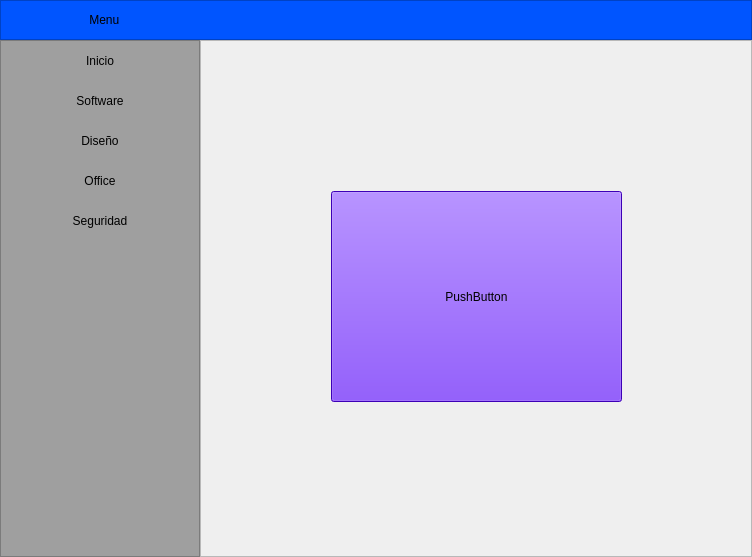
<?xml version="1.0" encoding="UTF-8"?>
<ui version="4.0">
 <class>MainWindow</class>
 <widget class="QMainWindow" name="MainWindow">
  <property name="geometry">
   <rect>
    <x>0</x>
    <y>0</y>
    <width>752</width>
    <height>557</height>
   </rect>
  </property>
  <property name="windowTitle">
   <string>MainWindow</string>
  </property>
  <widget class="QWidget" name="centralwidget">
   <property name="minimumSize">
    <size>
     <width>0</width>
     <height>40</height>
    </size>
   </property>
   <layout class="QVBoxLayout" name="verticalLayout">
    <property name="spacing">
     <number>0</number>
    </property>
    <property name="leftMargin">
     <number>0</number>
    </property>
    <property name="topMargin">
     <number>0</number>
    </property>
    <property name="rightMargin">
     <number>0</number>
    </property>
    <property name="bottomMargin">
     <number>0</number>
    </property>
    <item>
     <widget class="QFrame" name="BarraHerramientas">
      <property name="minimumSize">
       <size>
        <width>0</width>
        <height>40</height>
       </size>
      </property>
      <property name="maximumSize">
       <size>
        <width>16777215</width>
        <height>40</height>
       </size>
      </property>
      <property name="styleSheet">
       <string notr="true">background-color: rgb(0, 85, 255);</string>
      </property>
      <property name="frameShape">
       <enum>QFrame::StyledPanel</enum>
      </property>
      <property name="frameShadow">
       <enum>QFrame::Raised</enum>
      </property>
      <layout class="QHBoxLayout" name="horizontalLayout_2">
       <property name="spacing">
        <number>4</number>
       </property>
       <property name="leftMargin">
        <number>0</number>
       </property>
       <property name="topMargin">
        <number>0</number>
       </property>
       <property name="rightMargin">
        <number>0</number>
       </property>
       <property name="bottomMargin">
        <number>0</number>
       </property>
       <item>
        <widget class="QPushButton" name="btnMenu">
         <property name="minimumSize">
          <size>
           <width>200</width>
           <height>35</height>
          </size>
         </property>
         <property name="maximumSize">
          <size>
           <width>16777215</width>
           <height>35</height>
          </size>
         </property>
         <property name="styleSheet">
          <string notr="true">QPushButton
{
border:0px;
}

QPushButton:hover
{
border:2px solid #949494;
background-color: #ff0000;
}






</string>
         </property>
         <property name="text">
          <string>  Menu</string>
         </property>
         <property name="icon">
          <iconset>
           <normaloff>Imajenes e iconos/barra-de-menus.png</normaloff>Imajenes e iconos/barra-de-menus.png</iconset>
         </property>
         <property name="iconSize">
          <size>
           <width>32</width>
           <height>32</height>
          </size>
         </property>
        </widget>
       </item>
       <item>
        <spacer name="horizontalSpacer">
         <property name="orientation">
          <enum>Qt::Horizontal</enum>
         </property>
         <property name="sizeHint" stdset="0">
          <size>
           <width>383</width>
           <height>17</height>
          </size>
         </property>
        </spacer>
       </item>
       <item>
        <widget class="QPushButton" name="btnMinimisar">
         <property name="maximumSize">
          <size>
           <width>16777215</width>
           <height>35</height>
          </size>
         </property>
         <property name="styleSheet">
          <string notr="true">QPushButton
{
border:0px;
}

QPushButton:hover
{
border:5px solid #949494;
background-color: #ff0000;
}



</string>
         </property>
         <property name="text">
          <string/>
         </property>
         <property name="icon">
          <iconset>
           <normaloff>Imajenes e iconos/minimizar.png</normaloff>Imajenes e iconos/minimizar.png</iconset>
         </property>
         <property name="iconSize">
          <size>
           <width>32</width>
           <height>32</height>
          </size>
         </property>
        </widget>
       </item>
       <item>
        <widget class="QPushButton" name="btnRestaurar">
         <property name="maximumSize">
          <size>
           <width>16777215</width>
           <height>35</height>
          </size>
         </property>
         <property name="styleSheet">
          <string notr="true">QPushButton
{
border:0px;
}

QPushButton:hover
{
border:5px solid #949494;
background-color: #ff0000;
}


</string>
         </property>
         <property name="text">
          <string/>
         </property>
         <property name="icon">
          <iconset>
           <normaloff>Imajenes e iconos/restaurar.png</normaloff>Imajenes e iconos/restaurar.png</iconset>
         </property>
         <property name="iconSize">
          <size>
           <width>32</width>
           <height>32</height>
          </size>
         </property>
        </widget>
       </item>
       <item>
        <widget class="QPushButton" name="btnMaximisar">
         <property name="maximumSize">
          <size>
           <width>16777215</width>
           <height>35</height>
          </size>
         </property>
         <property name="styleSheet">
          <string notr="true">QPushButton
{
border:0px;
}

QPushButton:hover
{
border:5px solid #949494;
background-color: #ff0000;
}


</string>
         </property>
         <property name="text">
          <string/>
         </property>
         <property name="icon">
          <iconset>
           <normaloff>Imajenes e iconos/maximizar.png</normaloff>Imajenes e iconos/maximizar.png</iconset>
         </property>
         <property name="iconSize">
          <size>
           <width>32</width>
           <height>32</height>
          </size>
         </property>
        </widget>
       </item>
       <item>
        <widget class="QPushButton" name="btnCerrar">
         <property name="maximumSize">
          <size>
           <width>16777215</width>
           <height>35</height>
          </size>
         </property>
         <property name="styleSheet">
          <string notr="true">QPushButton
{
border:0px;
}

QPushButton:hover
{
border:5px solid #949494;
background-color: #ff0000;
}


</string>
         </property>
         <property name="text">
          <string/>
         </property>
         <property name="icon">
          <iconset>
           <normaloff>Imajenes e iconos/cerrar.png</normaloff>Imajenes e iconos/cerrar.png</iconset>
         </property>
         <property name="iconSize">
          <size>
           <width>32</width>
           <height>32</height>
          </size>
         </property>
        </widget>
       </item>
      </layout>
     </widget>
    </item>
    <item>
     <widget class="QFrame" name="windows">
      <property name="frameShape">
       <enum>QFrame::NoFrame</enum>
      </property>
      <property name="frameShadow">
       <enum>QFrame::Sunken</enum>
      </property>
      <property name="lineWidth">
       <number>0</number>
      </property>
      <layout class="QHBoxLayout" name="horizontalLayout">
       <property name="spacing">
        <number>0</number>
       </property>
       <property name="sizeConstraint">
        <enum>QLayout::SetDefaultConstraint</enum>
       </property>
       <property name="leftMargin">
        <number>0</number>
       </property>
       <property name="topMargin">
        <number>0</number>
       </property>
       <property name="rightMargin">
        <number>0</number>
       </property>
       <property name="bottomMargin">
        <number>0</number>
       </property>
       <item>
        <widget class="QFrame" name="Menu">
         <property name="minimumSize">
          <size>
           <width>200</width>
           <height>0</height>
          </size>
         </property>
         <property name="maximumSize">
          <size>
           <width>0</width>
           <height>16777215</height>
          </size>
         </property>
         <property name="styleSheet">
          <string notr="true">QFrame{
background-color: rgb(159, 159, 159);
}

QPushButton{
background-color: rgb(159, 159, 159);
border-top-left-radius: 20px;
border-bottom-left-radius:20px;
border-top-right-radius: 20px;
border-bottom-right-radius:20px}

QPushButton:hover{
background-color: rgb(255, 255, 255);
border-top-left-radius: 20px;
border-bottom-left-radius:20px;
border-top-right-radius: 20px;
border-bottom-right-radius:20px
}</string>
         </property>
         <property name="frameShape">
          <enum>QFrame::StyledPanel</enum>
         </property>
         <property name="frameShadow">
          <enum>QFrame::Raised</enum>
         </property>
         <layout class="QVBoxLayout" name="verticalLayout_3">
          <property name="spacing">
           <number>0</number>
          </property>
          <property name="leftMargin">
           <number>0</number>
          </property>
          <property name="topMargin">
           <number>0</number>
          </property>
          <property name="rightMargin">
           <number>0</number>
          </property>
          <property name="bottomMargin">
           <number>0</number>
          </property>
          <item>
           <widget class="QPushButton" name="Inicio">
            <property name="minimumSize">
             <size>
              <width>0</width>
              <height>40</height>
             </size>
            </property>
            <property name="maximumSize">
             <size>
              <width>16777215</width>
              <height>40</height>
             </size>
            </property>
            <property name="text">
             <string>Inicio</string>
            </property>
            <property name="icon">
             <iconset>
              <normaloff>Imajenes e iconos/pagina-de-inicio.png</normaloff>Imajenes e iconos/pagina-de-inicio.png</iconset>
            </property>
            <property name="iconSize">
             <size>
              <width>32</width>
              <height>32</height>
             </size>
            </property>
           </widget>
          </item>
          <item>
           <widget class="QPushButton" name="Software">
            <property name="minimumSize">
             <size>
              <width>0</width>
              <height>40</height>
             </size>
            </property>
            <property name="maximumSize">
             <size>
              <width>16777215</width>
              <height>40</height>
             </size>
            </property>
            <property name="text">
             <string>Software</string>
            </property>
            <property name="icon">
             <iconset>
              <normaloff>Imajenes e iconos/lenguaje-de-codificacion.png</normaloff>Imajenes e iconos/lenguaje-de-codificacion.png</iconset>
            </property>
            <property name="iconSize">
             <size>
              <width>32</width>
              <height>32</height>
             </size>
            </property>
           </widget>
          </item>
          <item>
           <widget class="QPushButton" name="Diseno">
            <property name="minimumSize">
             <size>
              <width>0</width>
              <height>40</height>
             </size>
            </property>
            <property name="maximumSize">
             <size>
              <width>16777215</width>
              <height>40</height>
             </size>
            </property>
            <property name="text">
             <string>Diseño</string>
            </property>
            <property name="icon">
             <iconset>
              <normaloff>Imajenes e iconos/diseno-grafico.png</normaloff>Imajenes e iconos/diseno-grafico.png</iconset>
            </property>
            <property name="iconSize">
             <size>
              <width>32</width>
              <height>32</height>
             </size>
            </property>
           </widget>
          </item>
          <item>
           <widget class="QPushButton" name="Office">
            <property name="minimumSize">
             <size>
              <width>0</width>
              <height>40</height>
             </size>
            </property>
            <property name="maximumSize">
             <size>
              <width>16777215</width>
              <height>40</height>
             </size>
            </property>
            <property name="text">
             <string>Office</string>
            </property>
            <property name="icon">
             <iconset>
              <normaloff>Imajenes e iconos/office.png</normaloff>Imajenes e iconos/office.png</iconset>
            </property>
            <property name="iconSize">
             <size>
              <width>32</width>
              <height>32</height>
             </size>
            </property>
           </widget>
          </item>
          <item>
           <widget class="QPushButton" name="Seguridad">
            <property name="minimumSize">
             <size>
              <width>0</width>
              <height>40</height>
             </size>
            </property>
            <property name="maximumSize">
             <size>
              <width>16777215</width>
              <height>40</height>
             </size>
            </property>
            <property name="text">
             <string>Seguridad</string>
            </property>
            <property name="icon">
             <iconset>
              <normaloff>Imajenes e iconos/seguridad-informatica.png</normaloff>Imajenes e iconos/seguridad-informatica.png</iconset>
            </property>
            <property name="iconSize">
             <size>
              <width>32</width>
              <height>32</height>
             </size>
            </property>
           </widget>
          </item>
          <item>
           <spacer name="verticalSpacer">
            <property name="orientation">
             <enum>Qt::Vertical</enum>
            </property>
            <property name="sizeHint" stdset="0">
             <size>
              <width>20</width>
              <height>262</height>
             </size>
            </property>
           </spacer>
          </item>
          <item>
           <widget class="QPushButton" name="Asistente">
            <property name="text">
             <string/>
            </property>
            <property name="icon">
             <iconset>
              <normaloff>Imajenes e iconos/realidad-virtual.png</normaloff>Imajenes e iconos/realidad-virtual.png</iconset>
            </property>
            <property name="iconSize">
             <size>
              <width>50</width>
              <height>50</height>
             </size>
            </property>
           </widget>
          </item>
         </layout>
        </widget>
       </item>
       <item>
        <widget class="QFrame" name="pague">
         <property name="frameShape">
          <enum>QFrame::StyledPanel</enum>
         </property>
         <property name="frameShadow">
          <enum>QFrame::Raised</enum>
         </property>
         <layout class="QVBoxLayout" name="verticalLayout_2">
          <property name="spacing">
           <number>0</number>
          </property>
          <property name="leftMargin">
           <number>0</number>
          </property>
          <property name="topMargin">
           <number>0</number>
          </property>
          <property name="rightMargin">
           <number>0</number>
          </property>
          <property name="bottomMargin">
           <number>0</number>
          </property>
          <item>
           <widget class="QStackedWidget" name="Masterpague">
            <property name="currentIndex">
             <number>3</number>
            </property>
            <widget class="QWidget" name="PgInicio">
             <widget class="QPushButton" name="pushButton">
              <property name="geometry">
               <rect>
                <x>120</x>
                <y>140</y>
                <width>291</width>
                <height>121</height>
               </rect>
              </property>
              <property name="styleSheet">
               <string notr="true">background-color: rgb(170, 0, 0);</string>
              </property>
              <property name="text">
               <string>PushButton</string>
              </property>
             </widget>
            </widget>
            <widget class="QWidget" name="PgSoftware">
             <widget class="QPushButton" name="pushButton_2">
              <property name="geometry">
               <rect>
                <x>140</x>
                <y>150</y>
                <width>261</width>
                <height>151</height>
               </rect>
              </property>
              <property name="styleSheet">
               <string notr="true">background-color: rgb(255, 255, 0);</string>
              </property>
              <property name="text">
               <string>PushButton</string>
              </property>
             </widget>
            </widget>
            <widget class="QWidget" name="PgDiseno">
             <widget class="QPushButton" name="pushButton_3">
              <property name="geometry">
               <rect>
                <x>120</x>
                <y>130</y>
                <width>311</width>
                <height>221</height>
               </rect>
              </property>
              <property name="styleSheet">
               <string notr="true">background-color: rgb(0, 0, 0);</string>
              </property>
              <property name="text">
               <string>PushButton</string>
              </property>
             </widget>
            </widget>
            <widget class="QWidget" name="PgOffice">
             <widget class="QPushButton" name="pushButton_4">
              <property name="geometry">
               <rect>
                <x>130</x>
                <y>150</y>
                <width>291</width>
                <height>211</height>
               </rect>
              </property>
              <property name="styleSheet">
               <string notr="true">background-color: rgb(85, 0, 255);</string>
              </property>
              <property name="text">
               <string>PushButton</string>
              </property>
             </widget>
            </widget>
            <widget class="QWidget" name="PgSeguridad">
             <widget class="QPushButton" name="pushButton_5">
              <property name="geometry">
               <rect>
                <x>110</x>
                <y>140</y>
                <width>341</width>
                <height>211</height>
               </rect>
              </property>
              <property name="styleSheet">
               <string notr="true">background-color: rgb(255, 85, 0);</string>
              </property>
              <property name="text">
               <string>PushButton</string>
              </property>
             </widget>
            </widget>
            <widget class="QWidget" name="PgJuego">
             <widget class="QPushButton" name="pushButton_11">
              <property name="geometry">
               <rect>
                <x>100</x>
                <y>120</y>
                <width>361</width>
                <height>251</height>
               </rect>
              </property>
              <property name="styleSheet">
               <string notr="true">background-color: rgb(64, 131, 255);</string>
              </property>
              <property name="text">
               <string>PushButton</string>
              </property>
             </widget>
            </widget>
           </widget>
          </item>
         </layout>
        </widget>
       </item>
      </layout>
     </widget>
    </item>
   </layout>
  </widget>
 </widget>
 <resources/>
 <connections/>
</ui>
